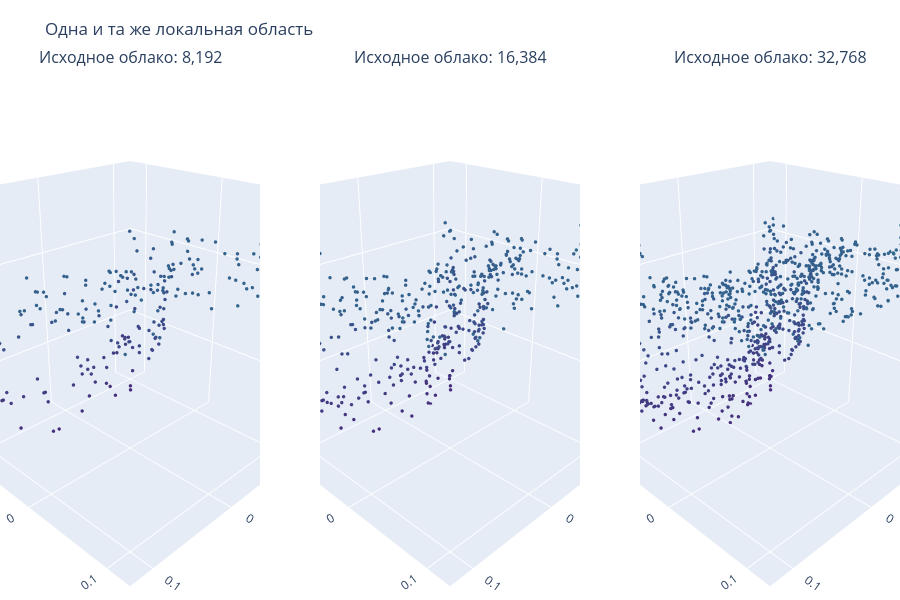

The cell this chart's notebook holds for it:
### Code cell
ROI_CENTER = np.array(
    [0.0, 0.0, -0.25],
    dtype=np.float32,
)

ROI_SIDE = 0.25
ROI_HALF_SIZE = ROI_SIDE / 2

roi_figure = make_subplots(
    rows=1,
    cols=3,
    specs=[[
        {"type": "scene"},
        {"type": "scene"},
        {"type": "scene"},
    ]],
    subplot_titles=[
        f"Исходное облако: {count:,}"
        for count in POINT_COUNTS
    ],
)

roi_counts = []

for column, num_points in enumerate(POINT_COUNTS, start=1):
    points = density_samples[num_points]["points"]

    roi_mask = (
        np.abs(points - ROI_CENTER) <= ROI_HALF_SIZE
    ).all(axis=1)

    roi_points = points[roi_mask]

    roi_counts.append({
        "total_points": num_points,
        "points_in_region": len(roi_points),
    })

    roi_figure.add_trace(
        go.Scatter3d(
            x=roi_points[:, 0],
            y=roi_points[:, 1],
            z=roi_points[:, 2],
            mode="markers",
            marker={
                "size": 2,
                "color": roi_points[:, 2],
                "colorscale": "Viridis",
                "cmin": -0.5,
                "cmax": 0.5,
            },
            showlegend=False,
        ),
        row=1,
        col=column,
    )

roi_figure.update_scenes(
    camera=comparison_camera,
    aspectmode="cube",
    xaxis={
        "range": [
            float(ROI_CENTER[0] - ROI_HALF_SIZE),
            float(ROI_CENTER[0] + ROI_HALF_SIZE),
        ]
    },
    yaxis={
        "range": [
            float(ROI_CENTER[1] - ROI_HALF_SIZE),
            float(ROI_CENTER[1] + ROI_HALF_SIZE),
        ]
    },
    zaxis={
        "range": [
            float(ROI_CENTER[2] - ROI_HALF_SIZE),
            float(ROI_CENTER[2] + ROI_HALF_SIZE),
        ]
    },
)

roi_figure.update_layout(
    title="Одна и та же локальная область",
    height=600,
    margin={"l": 0, "r": 0, "b": 0, "t": 70},
)

roi_figure.show()
display(pd.DataFrame(roi_counts))

### Figure 1 — Plotly figure (JSON) as saved in the notebook; plotly's stock layout.template omitted (floating-point values rounded to 4 significant figures; data arrays with more than 128 entries replaced by an {"elided": "..."} marker saying what was removed)
{"data": [{"marker": {"cmax": 0.5, "cmin": -0.5, "color": {"elided": "259 float values"}, "colorscale": [[0, "#440154"], [0.1111, "#482878"], [0.2222, "#3e4989"], [0.3333, "#31688e"], [0.4444, "#26828e"], [0.5556, "#1f9e89"], [0.6667, "#35b779"], [0.7778, "#6ece58"], [0.8889, "#b5de2b"], [1, "#fde725"]], "size": 2}, "mode": "markers", "scene": "scene", "showlegend": false, "type": "scatter3d", "x": {"elided": "259 float values"}, "y": {"elided": "259 float values"}, "z": {"elided": "259 float values"}}, {"marker": {"cmax": 0.5, "cmin": -0.5, "color": {"elided": "534 float values"}, "colorscale": [[0, "#440154"], [0.1111, "#482878"], [0.2222, "#3e4989"], [0.3333, "#31688e"], [0.4444, "#26828e"], [0.5556, "#1f9e89"], [0.6667, "#35b779"], [0.7778, "#6ece58"], [0.8889, "#b5de2b"], [1, "#fde725"]], "size": 2}, "mode": "markers", "scene": "scene2", "showlegend": false, "type": "scatter3d", "x": {"elided": "534 float values"}, "y": {"elided": "534 float values"}, "z": {"elided": "534 float values"}}, {"marker": {"cmax": 0.5, "cmin": -0.5, "color": {"elided": "1050 float values"}, "colorscale": [[0, "#440154"], [0.1111, "#482878"], [0.2222, "#3e4989"], [0.3333, "#31688e"], [0.4444, "#26828e"], [0.5556, "#1f9e89"], [0.6667, "#35b779"], [0.7778, "#6ece58"], [0.8889, "#b5de2b"], [1, "#fde725"]], "size": 2}, "mode": "markers", "scene": "scene3", "showlegend": false, "type": "scatter3d", "x": {"elided": "1050 float values"}, "y": {"elided": "1050 float values"}, "z": {"elided": "1050 float values"}}], "layout": {"annotations": [{"font": {"size": 16}, "showarrow": false, "text": "Исходное облако: 8,192", "x": 0.1444, "xanchor": "center", "xref": "paper", "y": 1, "yanchor": "bottom", "yref": "paper"}, {"font": {"size": 16}, "showarrow": false, "text": "Исходное облако: 16,384", "x": 0.5, "xanchor": "center", "xref": "paper", "y": 1, "yanchor": "bottom", "yref": "paper"}, {"font": {"size": 16}, "showarrow": false, "text": "Исходное облако: 32,768", "x": 0.8556, "xanchor": "center", "xref": "paper", "y": 1, "yanchor": "bottom", "yref": "paper"}], "height": 600, "margin": {"b": 0, "l": 0, "r": 0, "t": 70}, "scene": {"aspectmode": "cube", "camera": {"eye": {"x": 1.5, "y": 1.5, "z": 1}, "up": {"x": 0, "y": 0, "z": 1}}, "domain": {"x": [0, 0.2889], "y": [0, 1]}, "xaxis": {"range": [-0.125, 0.125]}, "yaxis": {"range": [-0.125, 0.125]}, "zaxis": {"range": [-0.375, -0.125]}}, "scene2": {"aspectmode": "cube", "camera": {"eye": {"x": 1.5, "y": 1.5, "z": 1}, "up": {"x": 0, "y": 0, "z": 1}}, "domain": {"x": [0.3556, 0.6444], "y": [0, 1]}, "xaxis": {"range": [-0.125, 0.125]}, "yaxis": {"range": [-0.125, 0.125]}, "zaxis": {"range": [-0.375, -0.125]}}, "scene3": {"aspectmode": "cube", "camera": {"eye": {"x": 1.5, "y": 1.5, "z": 1}, "up": {"x": 0, "y": 0, "z": 1}}, "domain": {"x": [0.7111, 1], "y": [0, 1]}, "xaxis": {"range": [-0.125, 0.125]}, "yaxis": {"range": [-0.125, 0.125]}, "zaxis": {"range": [-0.375, -0.125]}}, "title": {"text": "Одна и та же локальная область"}}}
